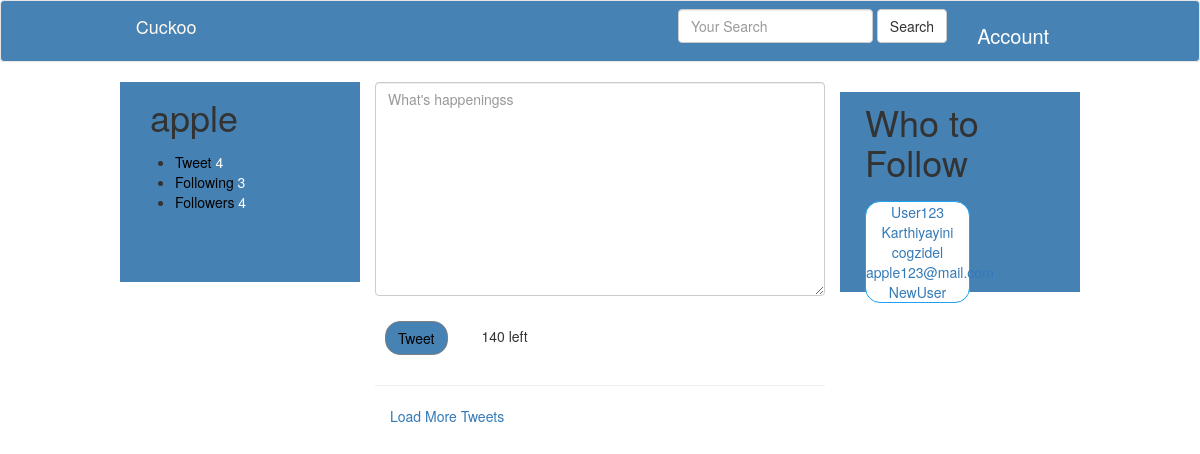
The app's page / (signed in) with its own data.
### accounts/models.py (models this page shows, shortened)
class UserProfile(models.Model):
	user = models.OneToOneField(settings.AUTH_USER_MODEL, related_name='profile')
	following = models.ManyToManyField(settings.AUTH_USER_MODEL, blank=True,related_name='followed_by')
	objects  =  UserProfileManager()
	def get_following(self):
		users = self.following.all()
		return users.exclude(username=self.user.username)
	def get_absolute_url(self):
		return reverse_lazy("profiles:detail", kwargs={"username":self.user.username})

### tweets/views.py (the view)
# urls.py: url(r'^$', TweetListView.as_view(), name='home'),
class TweetListView(LoginRequiredMixin, ListView):
	def get_queryset(self, *args, **kwargs):
		qs = Tweet.objects.all()
		query = self.request.GET.get("q", None)
		if query is not None:
			qs = qs.filter(
				Q(content__icontains=query) |
				Q(user__username__icontains=query)
				)
		return qs
	def get_context_data(self, *args, **kwargs):
		context = super(TweetListView, self).get_context_data(*args, **kwargs)
		context['create_form'] = TweetModelForm
		context['create_url'] = reverse_lazy("tweet:create")
		return context

### tweets/forms.py (shortened to what this page needs)
class TweetModelForm(forms.ModelForm):
	content = forms.CharField(label='', widget=forms.Textarea(attrs={'placeholder': "What's happeningss" , "class": "form-control"}))
	class Meta:
		model = Tweet
		fields = [
		"content"
		]

### accounts/models.py (called while the page is built)
	def recommended(self, user, limit_to = 10):
		print(user)
		profile = user.profile
		following = profile.following.all()
		following = profile.get_following()
		qs = self.get_queryset().exclude(user__in=following).exclude(id=profile.id).order_by("?")[:limit_to]
		return qs

### accounts/templatetags/recommended.py (called while the page is built)
@register.inclusion_tag("accounts/snippets/recommended.html")
def recommended(user):
	 if isinstance(user, User):
	 	qs = UserProfile.objects.recommended(user)
	 	return {"recommended": qs}

### tweets/templates/tweets/tweet_list.html (shortened to what this page needs)
{% extends "base.html" %}
{% load recommended %}
{% block content %}
				<div class='row'>
					<div class=' col-sm-3 col-xs-12' style='background-color:rgb(70, 129, 180); height: 200px;'>
						<h1 style="margin: 15px; ">{{ request.user }}</h1>
						 <div class="ProfileCardStats" style= margin-top: 10px">
								    <ul class="ProfileCardStats-statList Arrange Arrange--bottom Arrange--equal"><li class="ProfileCardStats-stat Arrange-sizeFit">
								        <a class="ProfileCardStats-statLink u-textUserColor u-linkClean u-block js-nav js-tooltip"
								            title="3 Tweets"
								            data-element-term="tweet_stats">
								          <span class="ProfileCardStats-statLabel u-block" style="color: black">Tweet</span>
								          <span class="ProfileCardStats-statValue" style="color: white;s" >4{{ object.profile.get_following.count}}</span>
								        </a>
								      </li><li class="ProfileCardStats-stat Arrange-sizeFit">
								          <a class="ProfileCardStats-statLink u-textUserColor u-linkClean u-block js-nav js-tooltip"
								              title="69 Following"
								              data-element-term="following_stats">
								            <span class="ProfileCardStats-statLabel u-block" style="color: black">Following</span>
								            <span class="ProfileCardStats-statValue" data-count= data-is-compact="false" style="color: white">3</span>
								          </a>
								        </li><li class="ProfileCardStats-stat Arrange-sizeFit">
								          <a class="ProfileCardStats-statLink u-textUserColor u-linkClean u-block js-nav js-tooltip"
								              title="14 Followers"
								              data-element-term="follower_stats">
								            <span class="ProfileCardStats-statLabel u-block" style="color: black">Followers</span>
								            <span class="ProfileCardStats-statValue" data-count= data-is-compact="false" style="color: white">4</span>
								          </a>
								        </li>
								    </ul>
  						</div>
  					</div>
					<div class='col-sm-6'>
						<div>
								{% if not request.GET.q %}
								<div class='' style="background-color: white">
									{% include "tweets/form.html" with form=create_form action_url=create_url btn_title='Tweet' form_class='tweet-form' %}
								</div>
								<hr/>
								{% endif %}
							</div>
						<div style='background-color:rgb(255, 255, 255); padding-left: 15px;'  >
						<a href='#' id='loadmore'>Load More Tweets</a>
						</div>
				</div>
					<div class='col-sm-3' style="height: 200px; margin-top: 10px; background-color:rgb(70, 129, 180);">
						<h1 style="margin: 10px">Who to Follow</h1>
						<div style="border: 1px solid #1da1f2;margin: 10px; border-radius: 15px; text-decoration-color: white; background-color: white/*#1da1f2*/;width: 50%; display: inline-block;text-align: center; color: white">
							<a> {% recommended request.user%} </a>
						</div>
					</div>
				</div>
{% endblock content %}

### accounts/templates/accounts/snippets/recommended.html
{% for profile in recommended %}
<a href='/{{ profile.user.username}}'>{{ profile.user.username }}</a><br/>
{% empty %}
<p class="lead"> Not followed by  any users </p>
{% endfor %}

### records on screen
UserProfile: user.username "User123"
UserProfile: user.username "Karthiyayini"
UserProfile: user.username "cogzidel"
UserProfile: user.username "apple123@mail.com"
UserProfile: user.username "NewUser"

### other values on screen
{{ request.user }} "apple"
